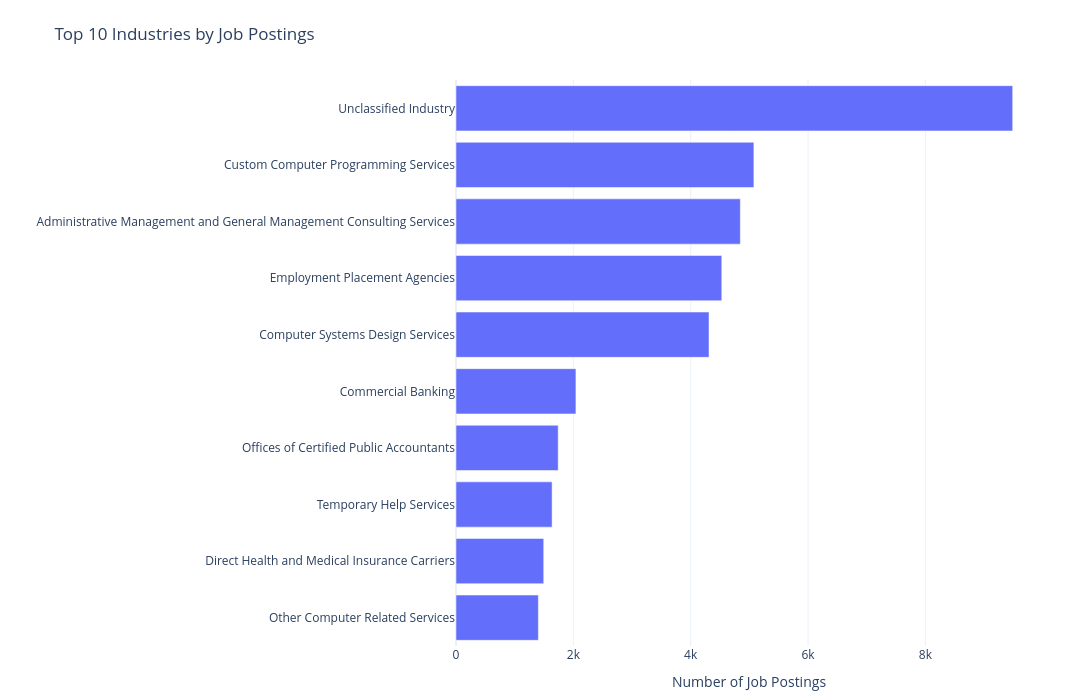

The cell this chart's notebook holds for it:
### Markdown cell above
## Plot 1: Top Industries by Job Postings

This plot shows the top 10 industries with the largest number of job postings in the Lightcast data. Since each row represents an industry classification linked to a job posting ID, counting records by `NAICS_2022_6_NAME` gives us a measure of hiring demand across industries.

This plot helps answer the first research question by identifying which industries have the strongest hiring demand before comparing gender representation across industries.

### Code cell
top_industries = industry["NAICS_2022_6_NAME"].value_counts().head(10)

import plotly.express as px

top_industries_df = top_industries.reset_index()
top_industries_df.columns = ["Industry", "Count"]

fig = px.bar(
    top_industries_df,
    x="Count",
    y="Industry",
    orientation="h",
    title="Top 10 Industries by Job Postings",
    template="plotly_white",
    height=700
)

fig.update_layout(
    width=1400,   # 关键：加宽
    margin=dict(l=350, r=50, t=80, b=50),   # 给左边文字留空间
    xaxis_title="Number of Job Postings",
    yaxis_title=""
)

fig.update_yaxes(
    categoryorder="total ascending"
)

fig.show()

### Figure 1 — Plotly figure (JSON) as saved in the notebook; plotly's stock layout.template omitted (floating-point values rounded to 4 significant figures)
{"data": [{"hovertemplate": "Count=%{x}<br>Industry=%{y}<extra></extra>", "legendgroup": "", "marker": {"color": "#636efa", "pattern": {"shape": ""}}, "name": "", "orientation": "h", "showlegend": false, "textposition": "auto", "type": "bar", "x": [9488, 5077, 4846, 4530, 4312, 2044, 1742, 1638, 1495, 1404], "xaxis": "x", "y": ["Unclassified Industry", "Custom Computer Programming Services", "Administrative Management and General Management Consulting Services", "Employment Placement Agencies", "Computer Systems Design Services", "Commercial Banking", "Offices of Certified Public Accountants", "Temporary Help Services", "Direct Health and Medical Insurance Carriers", "Other Computer Related Services"], "yaxis": "y"}], "layout": {"barmode": "relative", "height": 700, "legend": {"tracegroupgap": 0}, "margin": {"b": 50, "l": 350, "r": 50, "t": 80}, "title": {"text": "Top 10 Industries by Job Postings"}, "width": 1400, "xaxis": {"anchor": "y", "domain": [0, 1], "title": {"text": "Number of Job Postings"}}, "yaxis": {"anchor": "x", "categoryorder": "total ascending", "domain": [0, 1], "title": {"text": ""}}}}
